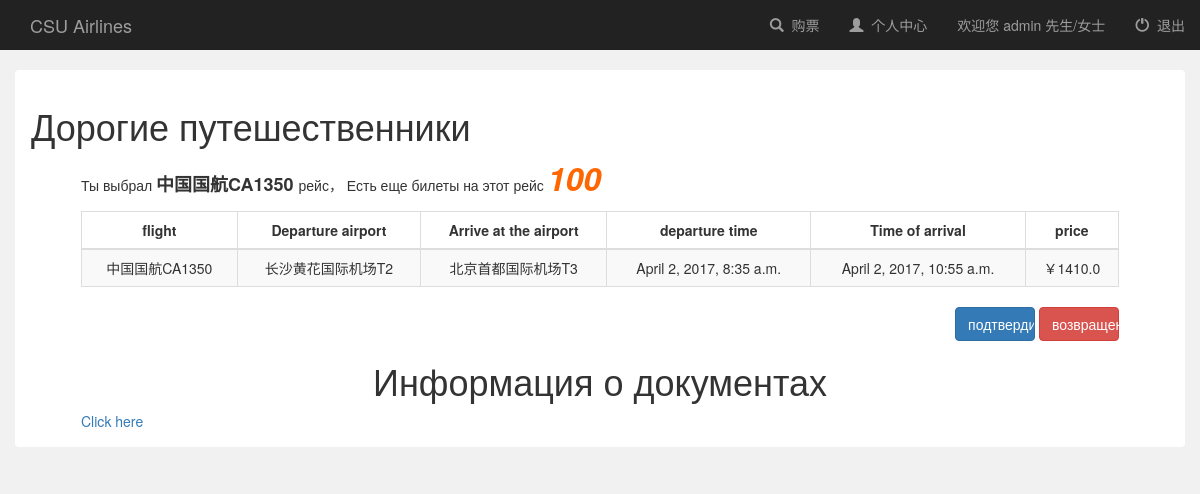
The page /booksystem/book/flight/2/ (signed in) on the database its author committed.
### booksystem/models.py (models this page shows, shortened)
class Flight(models.Model):
    user = models.ManyToManyField(User, default=1)  # 有了这个字段之后，默认的后台添加失效，必须要自定义Form，除去这个字段
    name = models.CharField(max_length=100)  # 班次  南方航空CZ3969
    leave_city = models.CharField(max_length=100, null=True)  # 离开城市
    arrive_city = models.CharField(max_length=100, null=True)  # 到达城市
    leave_airport = models.CharField(max_length=100, null=True)  # 离开的机场
    arrive_airport = models.CharField(max_length=100, null=True)  # 到达的机场
    leave_time = models.DateTimeField(null=True)  # DateTimeField包括了DateField信息，并且添加了时间
    arrive_time = models.DateTimeField(null=True)
    capacity = models.IntegerField(default=0, null=True)  # 座位总数
    price = models.FloatField(default=0, null=True)  # 价格
    book_sum = models.IntegerField(default=0, null=True)  # 订票总人数
    income = models.FloatField(default=0, null=True)  # 收入

### booksystem/views.py (the view, shortened to what this page needs)
# urls.py: url(r'^book/flight/(?P<flight_id>[0-9]+)/$', views.book_ticket, name='book_ticket'),  # 订票
@csrf_exempt
def book_ticket(request, flight_id):
    if not request.user.is_authenticated:  # 如果没登录就render登录页面
        return render(request, 'booksystem/login.html')
    else:
        flight = Flight.objects.get(pk=flight_id)
        booked_flights = Flight.objects.filter(user=request.user)  # 返回 QuerySet
        if flight in booked_flights:
            return render(request, 'booksystem/book_conflict.html')
        context = {
            'flight': flight,
            'username': request.user.username
        }
        return render(request, 'booksystem/book_flight.html', context)

### booksystem/templates/booksystem/book_flight.html (shortened to what this page needs)
{% extends 'booksystem/base.html' %}
{% block login_display %}
    <a href="#">欢迎您 {{ username }} 先生/女士</a>
{% endblock %}
{% block content %}
    <div class="container-fluid" style="margin-top: 20px">
        <div class="alert" style="background-color: white;overflow: hidden">
            <h1>Дорогие путешественники</h1>
            <div id="info_body" style="margin-left: 50px;margin-right: 50px">
                <p>
                    Ты выбрал <strong style="font-size: large"> {{ flight.name }} </strong> рейс，
                    Есть еще билеты на этот рейс
                    <strong id="remain_seats"
                            style="font-size: xx-large;color: #ff6600;font-style: italic">{{ flight.capacity }}</strong>
                </p>
                <table class="table table-striped table-bordered">
                    <thead>
                    <tr>
                        <th style="text-align: center">flight</th>
                        <th style="text-align: center">Departure airport</th>
                        <th style="text-align: center">Arrive at the airport</th>
                        <th style="text-align: center">departure time</th>
                        <th style="text-align: center">Time of arrival</th>
                        <th style="text-align: center">price</th>
                    </tr>
                    </thead>
                    <tbody style="text-align: center">
                    <tr>
                        <td>{{ flight.name }}</td>
                        <td>{{ flight.leave_city }}{{ flight.leave_airport }}</td>
                        <td>{{ flight.arrive_city }}{{ flight.arrive_airport }}</td>
                        <td>{{ flight.leave_time }}</td>
                        <td>{{ flight.arrive_time }}</td>
                        <td>￥{{ flight.price }}</td>
                    </tr>
                    </tbody>
                </table>
                <div id="book_btns" align="right">
                    <form onsubmit="return PostData()" method="post" style="display: inline">
                        <input class="btn btn-primary" style="width: 80px" value="подтвердить" type="submit"
                               onclick="confirm_info()">
                    </form>
                    <a href="" class="btn btn-danger" style="width: 80px" onclick="history.back();">возвращение</a>
                </div>
                <h1 align="center">Информация о документах</h1>
                    <form method='POST'>
                        <a href="{% url 'booksystem:Document' %}">Click here</a>
                </form>
            </div>
        </div>
    </div>
{% endblock %}

### rows shown on the page
Flight: name "中国国航CA1350", capacity "100", leave_city "长沙", leave_airport "黄花国际机场T2", arrive_city "北京", arrive_airport "首都国际机场T3", leave_time "April 2, 2017, 8:35 a.m.", arrive_time "April 2, 2017, 10:55 a.m.", price "1410.0"

### other values the page prints
{{ username }} "admin"
